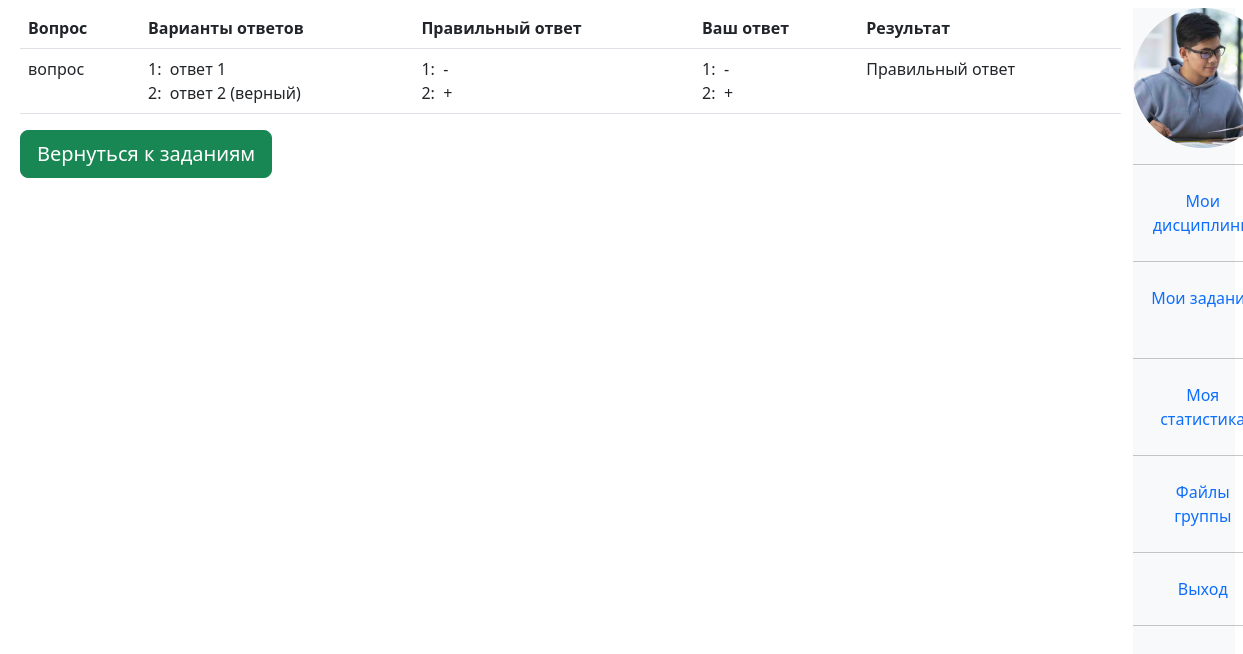
Screenshot of /test/show_result_table/25 (signed in) with the database file from the repository.
### univ_app/models.py (models this page shows, shortened)
class Question(models.Model):
    question = models.TextField(default="")
    answered_correctly = models.BooleanField(default=False)
    related_test = models.ForeignKey("Test", on_delete=models.CASCADE, null=True)
    def __str__(self):
        return self.question

class Answer(models.Model):
    answer = models.CharField(max_length=1000)
    was_chosen = models.BooleanField(default=False)
    is_right = models.BooleanField(default=False)
    related_question = models.ForeignKey(
        "Question", on_delete=models.CASCADE, null=True
    )
    def __str__(self):
        return self.answer

class GivenAnswer(models.Model):
    related_answered_question = models.ForeignKey(
        "AnsweredQuestion", on_delete=models.CASCADE, null=True
    )
    checked = models.BooleanField(default=False)

class AnsweredQuestion(models.Model):
    related_taken_test = models.ForeignKey(
        "TakenTest", on_delete=models.CASCADE, null=True
    )
    related_question = models.ForeignKey(
        "Question", on_delete=models.CASCADE, null=True
    )
    correct = models.BooleanField(default=False)

### univ_app/decorators.py (the view)
        def wrapper(request, *args, **kwargs):
            group = None
            if request.user.groups.exists():
                group = request.user.groups.all()[0].name
            if group in allowed_groups:
                return view_func(request, *args, **kwargs)
            else:
                return HttpResponse("У вас нет прав доступа к этой странице")

### univ_app/templatetags/user_tags.py (called while the page is built)
@register.filter(name="has_group")
def has_group(user, group_name):
    return user.groups.filter(name=group_name).exists()

### templates/tester/take_test/show_result_table.html
{%extends "base.html"%}
{%block show_result_table%}
<table class = "table">
  <tr>
    <th>Вопрос</th>
    <th>Варианты ответов</th>
    <th>Правильный ответ</th>
    <th>Ваш ответ</th>
    <th>Результат</th>
  </tr>
  {% for zipped in all_zipped %}
  <tr>
    <td>{{zipped.0}}</td>
    <td>
      {% for ans in zipped.1%}
        {{forloop.counter}}:  {{ans}}
        <br>
      {%endfor%}
    </td>
    <td>
      {% for ans in zipped.1%}
        {{forloop.counter}}:  {{ans.is_right|yesno:"+,-, "}}
        <br>
      {%endfor%}
    </td>
    <td>
      {% for ans in zipped.2%}
        {{forloop.counter}}:  {{ans.checked|yesno:"+,-, "}}
        <br>
      {%endfor%}
    </td>
    <td>
      {{zipped.3.correct|yesno:"Правильный ответ, Неправильный ответ"}}
    </td>
  </tr>
  {% endfor %}
</table>
<a href = "{%url 's_tasks'%}" class = "btn btn-success btn-lg">Вернуться к заданиям</a>
{%endblock%}

### univ_app/static/univ_app/css/base.css (style rules this page uses)
body { background: white; }

### templates/base.html (style rules this page uses)
body { background-color:white; }

### rows the page displays
Question: question "вопрос", correct "Правильный ответ"
Answer: answer "ответ 1", is_right "-"
Answer: answer "ответ 2 (верный)", is_right "+"
GivenAnswer: checked "-"
GivenAnswer: checked "+"
